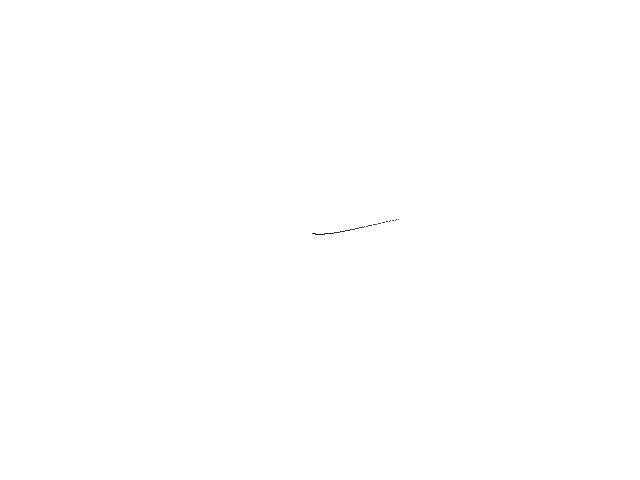
Frame 1 (no input)
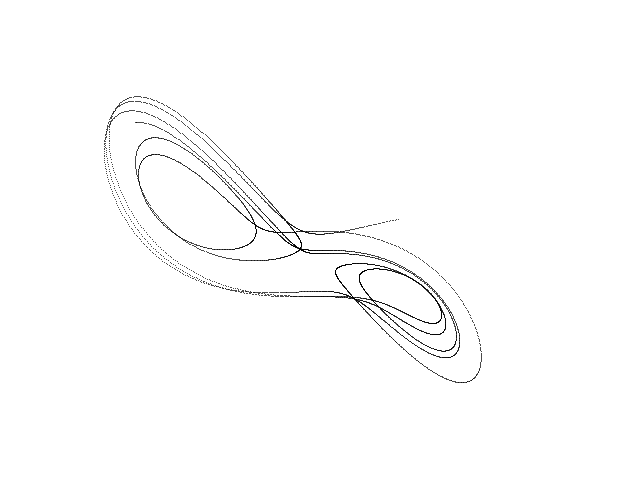
Frame 60 (the mouse pressed at the canvas centre just before this capture)
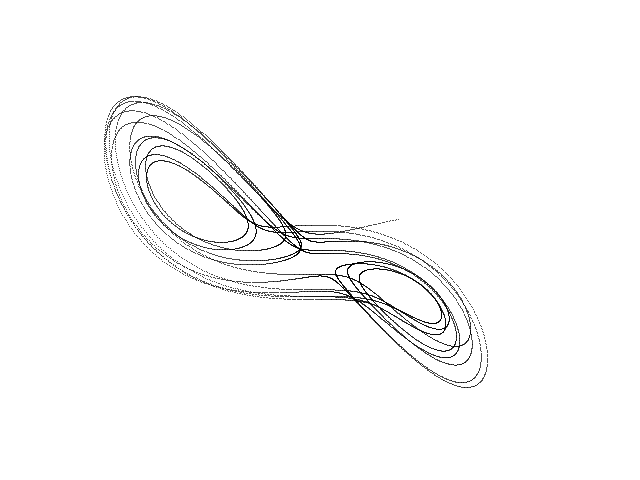
Frame 120 (the mouse held since frame 60 and released just before this capture)

The Processing sketch that drew these frames (run headless with seeded random() and noise(); from frame 60 on, the mouse is pressed at the canvas centre):

// Processing sketch: Hyperchaotic_Xu
// ── Hyperchaotic_Xu.pde
// Xu hyperchaotic attractor //

  float x = 2.0;
  float y = -1.0;
  float z = -2.0;
  float w = -10.0;
  float dt = 0.001;
  float a = 10.0;
  float b = 40.0;
  float c = 2.5;
  float d = 2.0;
  float e = 16.0;


void setup() {
  
  size(640, 480);
  background(255);
  
}

void draw() {
  
  for (int i=0; i<100; i++) {
    
    float nx = x;
    float ny = y;
    float nz = z;
    float nw = w;
    
    x = nx + dt * (a * (ny - nx) + nw);
    y = ny + dt * (b * nx + e * nx * nz);
    z = nz + dt * (-c * nz - nx * ny);
    w = nw + dt * (nx * nz - d * ny);
    
    point(320 + (40 * x), 240 + (21 * y));
        
  }

}
